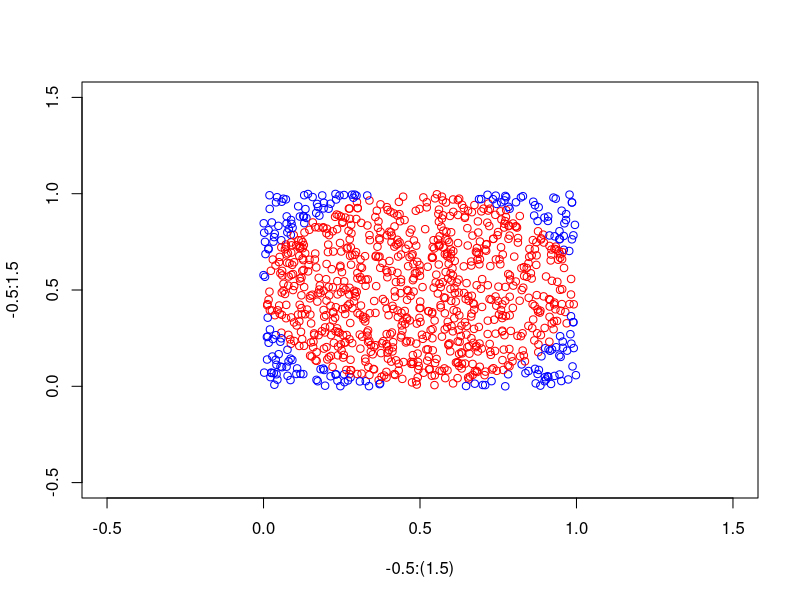
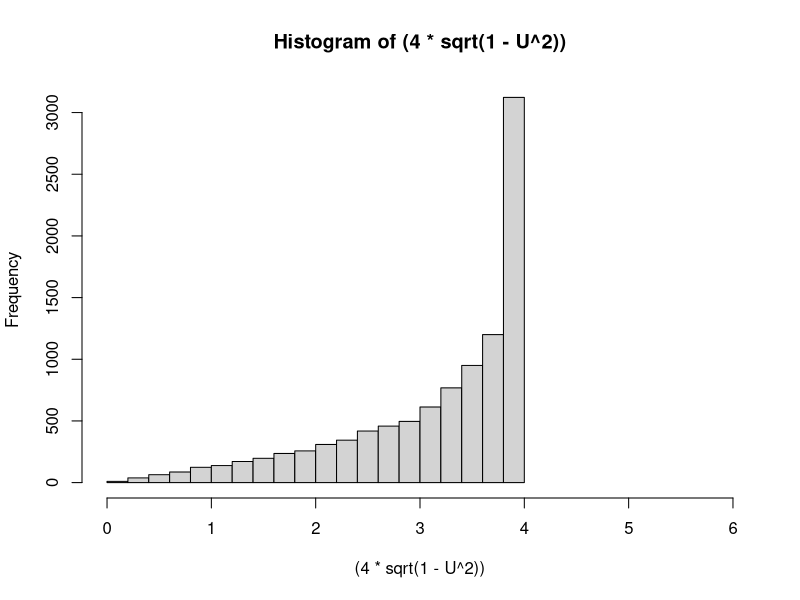
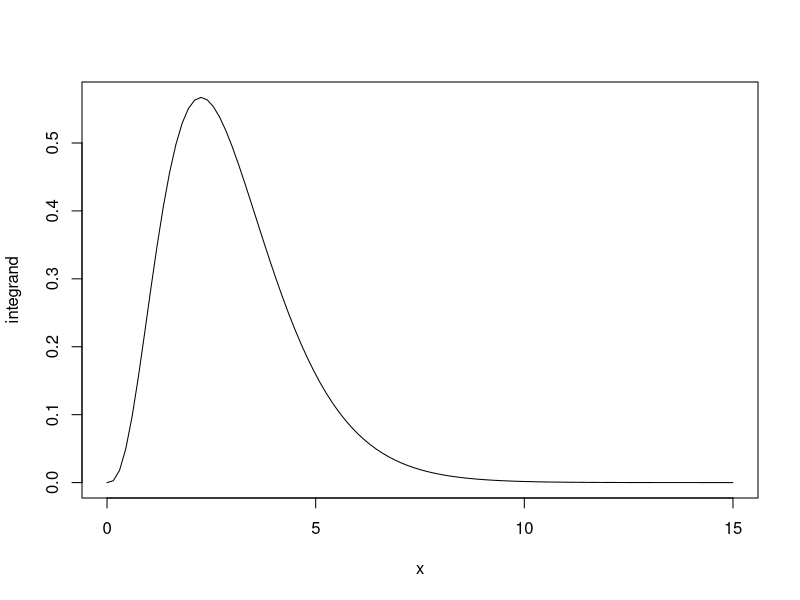
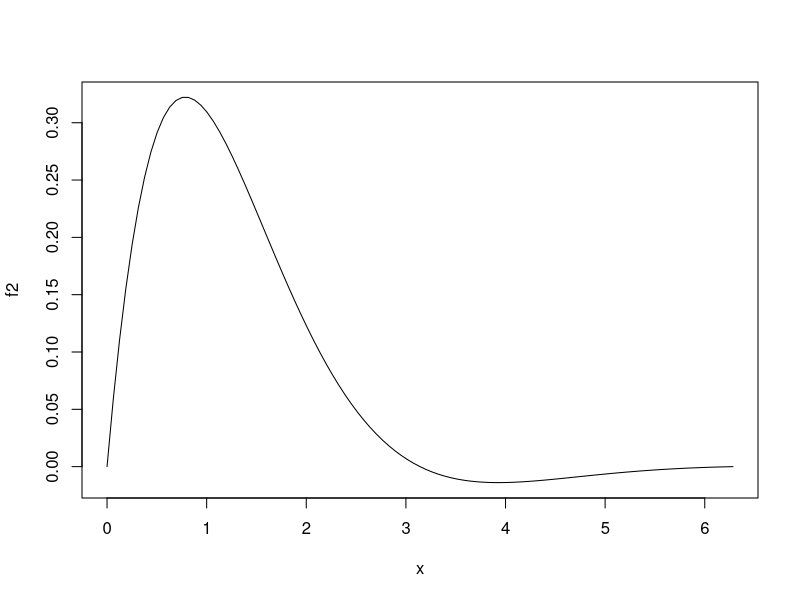
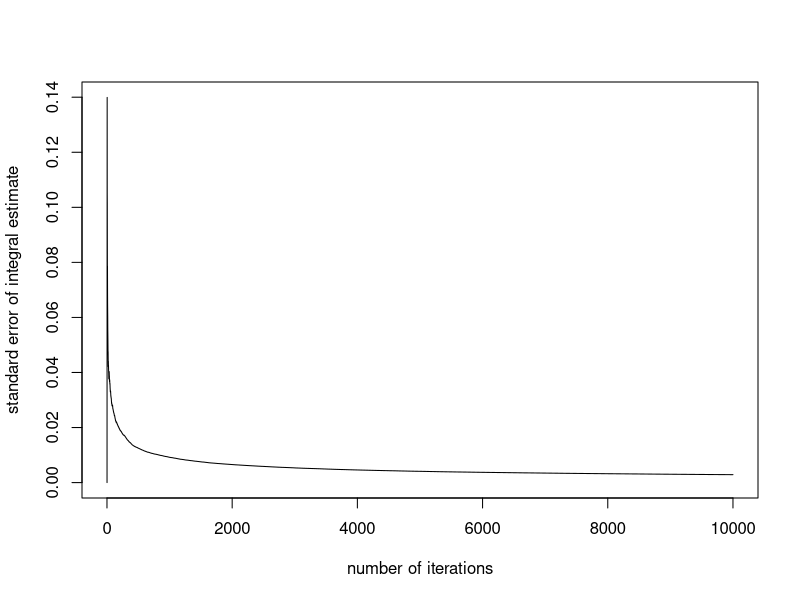
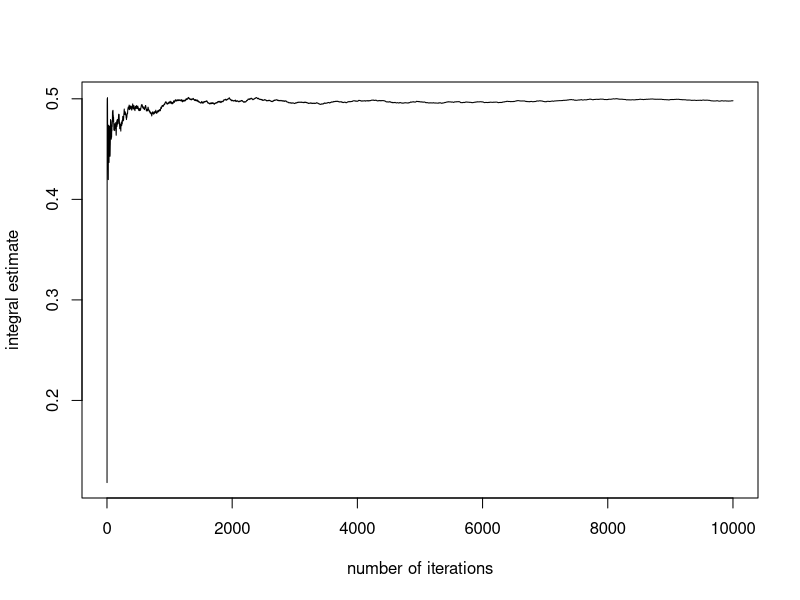

Here is the R script that generated these plots, in order:
options(scipen=999)

#1
r<-.5
n=1000
circle<-0

plot(-.5:(1.5), -.5:1.5, type = "n") 
for (i in 1:n) {
	xy<-c( runif(2,0,1) )
	if ((xy[1]-r)^2+(xy[2]-r)^2 < r^2) {circle<-circle + 1; 
		points(xy[1],xy[2],col="red")  } else {
		 points(xy[1],xy[2],col="blue") } }

4*(circle/1000) 

(circle/1000) * (1 -  (circle/1000)  ) / n




#2 

#example
U=runif(10000,0,1)
hist( (4*sqrt(1-U^2) )  , xlim=c(0,6))
sum( (4*sqrt(1-U^2) ) /10000 )




integrand <- function(x) {exp((-4*x)/3)*x^3 }
plot(integrand,xlim=c(0,15))
integrate(integrand  ,0, Inf )

n=10000
h<-rep(0,n)
for ( i in 1:n) {  U<-runif(1);	
h[i]<- exp((-4+4*U)/(3*U)) * ((1-U)/U)^3 * (1/U)^2;  }

barhn<-sum(h)/n;barhn

round(h,5)

sum( (h-barhn)^2 )/(n^2)

((4/3)^4)/gamma(4)


#3

f2<-function(y) {exp(-y) * sin(y) }

plot(f2,xlim=c(0,2*pi))
 integrate(f2,0,2*pi)

uj<-runif(10000)
ihat2<-cumsum(uj)/(1:10000)
serrhat2<-sqrt(cumsum((uj-ihat2)^2))/(1:10000)

plot(seq(1:10000),serrhat2,type="l",
	xlab="number of iterations",
	ylab="standard error of integral estimate",main=" ")


plot(seq(1:10000),ihat2,type="l",
	xlab="number of iterations",ylab="integral estimate",main=" ")
